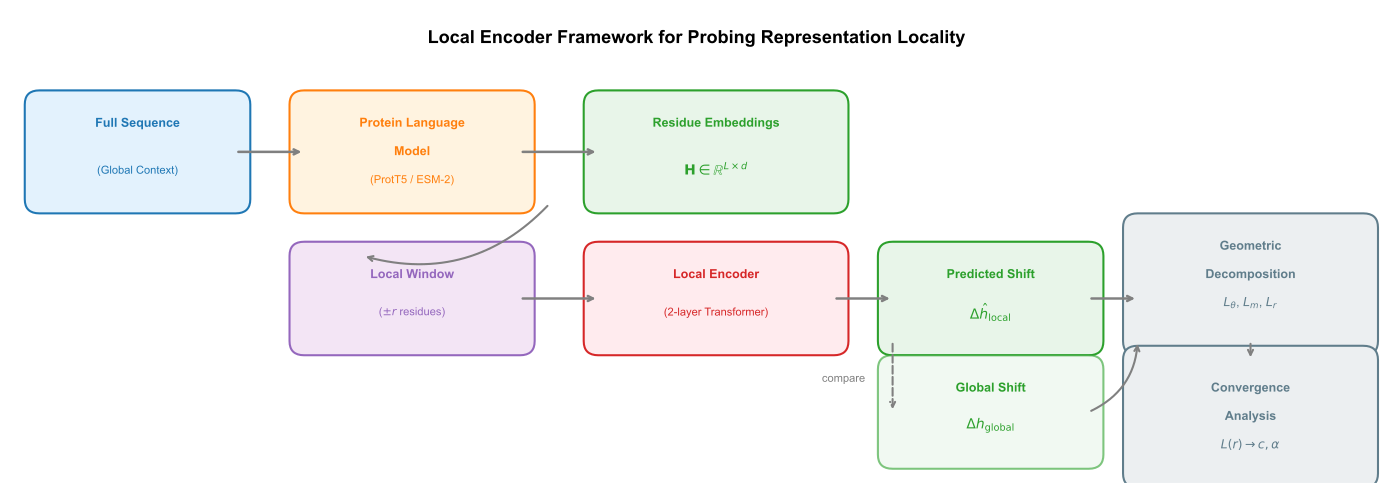

Recreate this plot in Python.
import matplotlib.pyplot as plt
from matplotlib.patches import FancyBboxPatch, FancyArrowPatch

plt.rcParams.update({
    "font.family": "sans-serif", "font.sans-serif": ["Arial", "Helvetica"],
    "font.size": 9, "figure.dpi": 300, "savefig.dpi": 300, "savefig.bbox": "tight"
})

fig, ax = plt.subplots(figsize=(14, 5))
ax.set_xlim(0, 14)
ax.set_ylim(0, 5)
ax.axis("off")

# ===== 1. 全局序列 =====
seq_box = FancyBboxPatch((0.3, 3.0), 2.0, 1.0, boxstyle="round,pad=0.15",
                         facecolor="#E3F2FD", edgecolor="#1F77B4", linewidth=1.5)
ax.add_patch(seq_box)
ax.text(1.3, 3.8, "Full Sequence", ha="center", va="center", fontweight="bold", color="#1F77B4")
ax.text(1.3, 3.3, "(Global Context)", ha="center", va="center", fontsize=8, color="#1F77B4")

# ===== 2. ProtT5 / ESM-2 =====
plm_box = FancyBboxPatch((3.0, 3.0), 2.2, 1.0, boxstyle="round,pad=0.15",
                         facecolor="#FFF3E0", edgecolor="#FF7F0E", linewidth=1.5)
ax.add_patch(plm_box)
ax.text(4.1, 3.8, "Protein Language", ha="center", va="center", fontweight="bold", color="#FF7F0E")
ax.text(4.1, 3.5, "Model", ha="center", va="center", fontweight="bold", color="#FF7F0E")
ax.text(4.1, 3.2, "(ProtT5 / ESM-2)", ha="center", va="center", fontsize=8, color="#FF7F0E")

# ===== 3. 全局嵌入 =====
emb_box = FancyBboxPatch((6.0, 3.0), 2.4, 1.0, boxstyle="round,pad=0.15",
                         facecolor="#E8F5E9", edgecolor="#2CA02C", linewidth=1.5)
ax.add_patch(emb_box)
ax.text(7.2, 3.8, "Residue Embeddings", ha="center", va="center", fontweight="bold", color="#2CA02C")
ax.text(7.2, 3.3, r"$\mathbf{H} \in \mathbb{R}^{L \times d}$", ha="center", va="center", fontsize=10, color="#2CA02C")

# ===== 箭头：全局序列 → PLM → 嵌入 =====
ax.annotate("", xy=(3.0, 3.5), xytext=(2.3, 3.5),
            arrowprops=dict(arrowstyle="->", color="gray", lw=1.8))
ax.annotate("", xy=(6.0, 3.5), xytext=(5.2, 3.5),
            arrowprops=dict(arrowstyle="->", color="gray", lw=1.8))

# ===== 4. 局部窗口 =====
win_box = FancyBboxPatch((3.0, 1.5), 2.2, 0.9, boxstyle="round,pad=0.15",
                         facecolor="#F3E5F5", edgecolor="#9467BD", linewidth=1.5)
ax.add_patch(win_box)
ax.text(4.1, 2.2, "Local Window", ha="center", va="center", fontweight="bold", color="#9467BD")
ax.text(4.1, 1.8, r"($\pm r$ residues)", ha="center", va="center", fontsize=8, color="#9467BD")

# ===== 箭头：嵌入 → 局部窗口 =====
ax.annotate("", xy=(3.6, 2.4), xytext=(5.5, 2.95),
            arrowprops=dict(arrowstyle="->", color="gray", lw=1.5, connectionstyle="arc3,rad=-0.3"))

# ===== 5. 局部编码器 =====
enc_box = FancyBboxPatch((6.0, 1.5), 2.4, 0.9, boxstyle="round,pad=0.15",
                         facecolor="#FFEBEE", edgecolor="#D62728", linewidth=1.5)
ax.add_patch(enc_box)
ax.text(7.2, 2.2, "Local Encoder", ha="center", va="center", fontweight="bold", color="#D62728")
ax.text(7.2, 1.8, "(2-layer Transformer)", ha="center", va="center", fontsize=8, color="#D62728")

# ===== 箭头：局部窗口 → 编码器 =====
ax.annotate("", xy=(6.0, 1.95), xytext=(5.2, 1.95),
            arrowprops=dict(arrowstyle="->", color="gray", lw=1.8))

# ===== 6. 预测输出 =====
out_box = FancyBboxPatch((9.0, 1.5), 2.0, 0.9, boxstyle="round,pad=0.15",
                         facecolor="#E8F5E9", edgecolor="#2CA02C", linewidth=1.5)
ax.add_patch(out_box)
ax.text(10.0, 2.2, "Predicted Shift", ha="center", va="center", fontweight="bold", color="#2CA02C")
ax.text(10.0, 1.8, r"$\Delta \hat{h}_{\rm local}$", ha="center", va="center", fontsize=10, color="#2CA02C")

# ===== 箭头：编码器 → 预测 =====
ax.annotate("", xy=(9.0, 1.95), xytext=(8.4, 1.95),
            arrowprops=dict(arrowstyle="->", color="gray", lw=1.8))

# ===== 7. 真实输出（对比） =====
true_box = FancyBboxPatch((9.0, 0.3), 2.0, 0.9, boxstyle="round,pad=0.15",
                          facecolor="#E8F5E9", edgecolor="#2CA02C", linewidth=1.5, alpha=0.6)
ax.add_patch(true_box)
ax.text(10.0, 1.0, "Global Shift", ha="center", va="center", fontweight="bold", color="#2CA02C")
ax.text(10.0, 0.6, r"$\Delta h_{\rm global}$", ha="center", va="center", fontsize=10, color="#2CA02C")

# ===== 箭头：预测 → 真实（虚线） =====
ax.annotate("", xy=(9.0, 0.75), xytext=(9.0, 1.5),
            arrowprops=dict(arrowstyle="->", color="gray", lw=1.5, linestyle="dashed"))
ax.text(8.5, 1.1, "compare", ha="center", va="center", fontsize=8, color="gray")

# ===== 8. 误差分解 =====
met_box = FancyBboxPatch((11.5, 1.5), 2.3, 1.2, boxstyle="round,pad=0.15",
                         facecolor="#ECEFF1", edgecolor="#607D8B", linewidth=1.5)
ax.add_patch(met_box)
ax.text(12.65, 2.5, "Geometric", ha="center", va="center", fontweight="bold", color="#607D8B")
ax.text(12.65, 2.2, "Decomposition", ha="center", va="center", fontweight="bold", color="#607D8B")
ax.text(12.65, 1.9, r"$L_\theta$, $L_m$, $L_r$", ha="center", va="center", fontsize=9, color="#607D8B")

# ===== 箭头：预测/真实 → 度量 =====
ax.annotate("", xy=(11.5, 1.95), xytext=(11.0, 1.95),
            arrowprops=dict(arrowstyle="->", color="gray", lw=1.8))
ax.annotate("", xy=(11.5, 1.5), xytext=(11.0, 0.75),
            arrowprops=dict(arrowstyle="->", color="gray", lw=1.5, connectionstyle="arc3,rad=0.3"))

# ===== 9. 收敛分析 =====
conv_box = FancyBboxPatch((11.5, 0.1), 2.3, 1.2, boxstyle="round,pad=0.15",
                          facecolor="#ECEFF1", edgecolor="#607D8B", linewidth=1.5)
ax.add_patch(conv_box)
ax.text(12.65, 1.0, "Convergence", ha="center", va="center", fontweight="bold", color="#607D8B")
ax.text(12.65, 0.7, "Analysis", ha="center", va="center", fontweight="bold", color="#607D8B")
ax.text(12.65, 0.4, r"$L(r) \rightarrow c, \alpha$", ha="center", va="center", fontsize=9, color="#607D8B")

# ===== 箭头：度量 → 收敛 =====
ax.annotate("", xy=(12.65, 1.3), xytext=(12.65, 1.5),
            arrowprops=dict(arrowstyle="->", color="gray", lw=1.5))

# ===== 标题 =====
ax.text(7.0, 4.7, "Local Encoder Framework for Probing Representation Locality",
        ha="center", va="center", fontsize=13, fontweight="bold")

plt.tight_layout()
plt.savefig("Figures/fig1_framework.pdf")
print("fig1_framework.pdf saved.")
